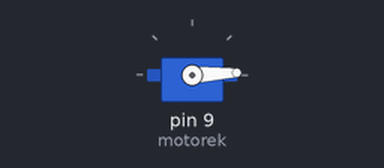
This sketch was run on a simulated Arduino Uno, built with avr-gcc and run on an emulated ATmega328P. Shown: servo.

Above: at 0.05 s.
At 0.7 s:
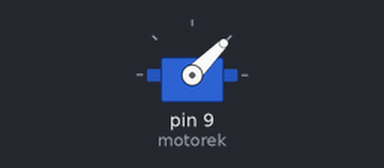
At 1.35 s:
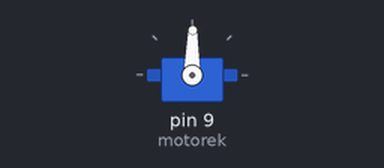
At 2.7 s:
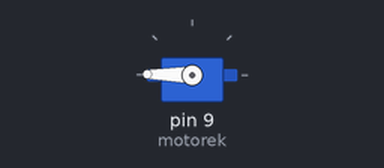
Timing chart, 0 to 6.2 s (numbered marks = the images above):
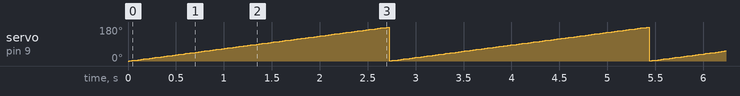

The sketch:

MotorekPlynnyRuch.ino
```cpp
#include <Servo.h>

Servo motorek;

void setup() {
    motorek.attach(9);
}

void loop() {

  for( int kat = 0; kat < 180; kat++) {
    motorek.write(kat);
    delay(15);
  }


}
```

Measured:
- by itself, servo on pin 9 (motorek): ramps from 1° to 179° and jumps back, once every 2.7 s
